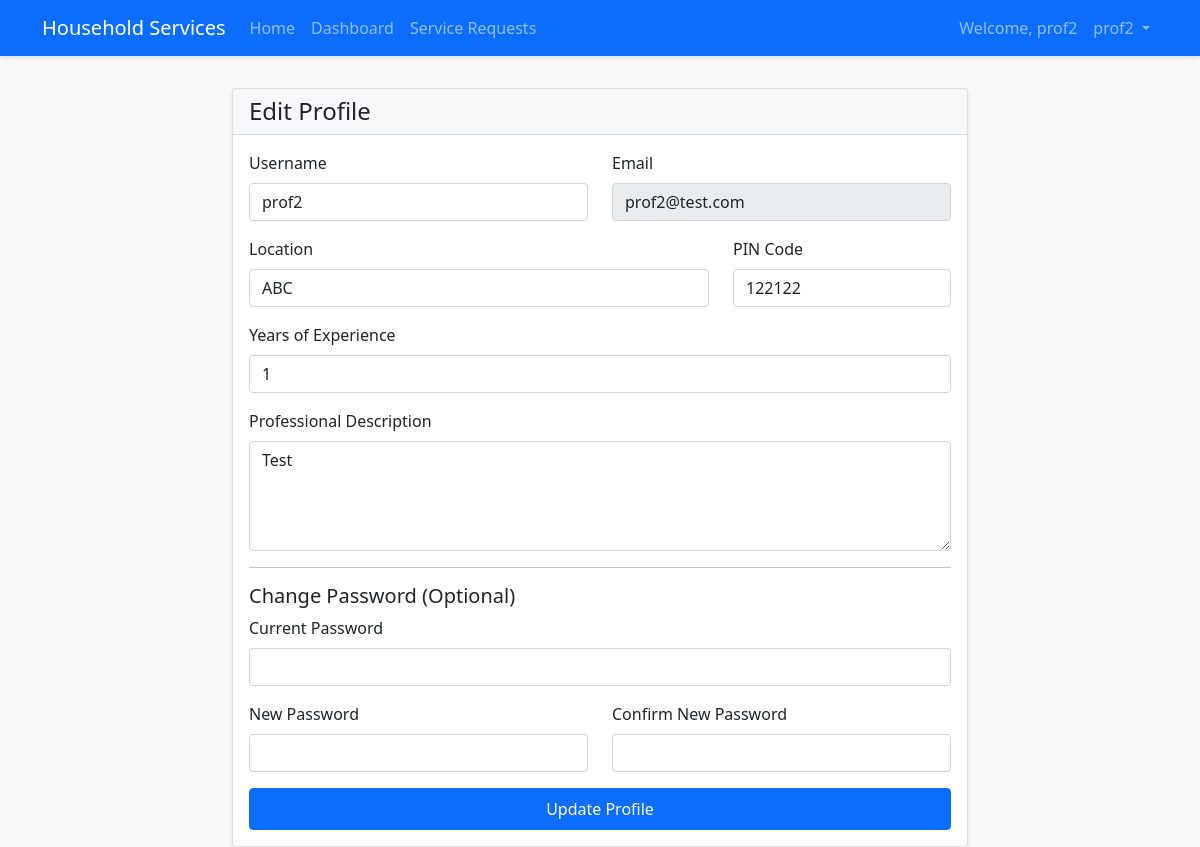
Screenshot of /profile/edit (signed in) with the database file from the repository.
### app/models/user.py (models this page shows, shortened)
class User(UserMixin, db.Model):
    __tablename__ = 'users'
    id = db.Column(db.Integer, primary_key=True)
    email = db.Column(db.String(120), unique=True, nullable=False)
    username = db.Column(db.String(80), unique=True, nullable=False)
    password_hash = db.Column(db.String(128))
    role = db.Column(db.String(20), nullable=False)
    date_created = db.Column(db.DateTime, default=datetime.utcnow)
    is_active = db.Column(db.Boolean, default=True)
    is_blocked = db.Column(db.Boolean, default=False)
    block_reason = db.Column(db.Text)
    blocked_at = db.Column(db.DateTime)
    warning_count = db.Column(db.Integer, default=0)
    last_warning_at = db.Column(db.DateTime)
    description = db.Column(db.Text)
    service_type_id = db.Column(db.Integer, db.ForeignKey('services.id'))
    experience = db.Column(db.Integer)
    location = db.Column(db.String(100))
    pin_code = db.Column(db.String(10))
    service_requests_customer = db.relationship('ServiceRequest',
                                              backref='customer',
                                              foreign_keys='ServiceRequest.customer_id')
    service_requests_professional = db.relationship('ServiceRequest',
                                                  backref='professional',
                                                  foreign_keys='ServiceRequest.professional_id')
    reviews_given = db.relationship('Review',
                                  foreign_keys='Review.customer_id',
                                  backref='customer')
    reviews_received = db.relationship('Review',
                                     foreign_keys='Review.professional_id',
                                     backref='professional')

### app/views/profile.py (the view, shortened to what this page needs)
@bp.route('/edit', methods=['GET', 'POST'])
@login_required
def edit_profile():
    return render_template('profile/edit.html')

### app/models/user.py (called while the page is built)
@login_manager.user_loader
def load_user(id):
    return User.query.get(int(id))

### app/templates/profile/edit.html (shortened to what this page needs)
{% extends "base.html" %}
{% block content %}
<div class="row justify-content-center">
    <div class="col-md-8">
        <div class="card">
            <div class="card-header">
                <h4 class="mb-0">Edit Profile</h4>
            </div>
            <div class="card-body">
                <form method="POST">
                    <div class="row mb-3">
                        <div class="col-md-6">
                            <label for="username" class="form-label">Username</label>
                            <input type="text" class="form-control" id="username" name="username"
                                   value="{{ current_user.username }}" required>
                        </div>
                        <div class="col-md-6">
                            <label for="email" class="form-label">Email</label>
                            <input type="email" class="form-control" value="{{ current_user.email }}"
                                   disabled readonly>
                        </div>
                    </div>
                    <div class="row mb-3">
                        <div class="col-md-8">
                            <label for="location" class="form-label">Location</label>
                            <input type="text" class="form-control" id="location" name="location"
                                   value="{{ current_user.location }}" required>
                        </div>
                        <div class="col-md-4">
                            <label for="pin_code" class="form-label">PIN Code</label>
                            <input type="text" class="form-control" id="pin_code" name="pin_code"
                                   value="{{ current_user.pin_code }}" required>
                        </div>
                    </div>
                    {% if current_user.role == 'professional' %}
                    <div class="mb-3">
                        <label for="experience" class="form-label">Years of Experience</label>
                        <input type="number" class="form-control" id="experience" name="experience"
                               value="{{ current_user.experience }}" required>
                    </div>
                    <div class="mb-3">
                        <label for="description" class="form-label">Professional Description</label>
                        <textarea class="form-control" id="description" name="description"
                                 rows="4" required>{{ current_user.description }}</textarea>
                    </div>
                    {% endif %}
                    <hr>
                    <h5>Change Password (Optional)</h5>
                    <div class="mb-3">
                        <label for="current_password" class="form-label">Current Password</label>
                        <input type="password" class="form-control" id="current_password"
                               name="current_password">
                    </div>
                    <div class="row mb-3">
                        <div class="col-md-6">
                            <label for="new_password" class="form-label">New Password</label>
                            <input type="password" class="form-control" id="new_password"
                                   name="new_password">
                        </div>
                        <div class="col-md-6">
                            <label for="confirm_password" class="form-label">Confirm New Password</label>
                            <input type="password" class="form-control" id="confirm_password"
                                   name="confirm_password">
                        </div>
                    </div>
                    <div class="d-grid gap-2">
                        <button type="submit" class="btn btn-primary">Update Profile</button>
                    </div>
                </form>
            </div>
        </div>
    </div>
</div>
{% endblock %}

### app/templates/base.html (shortened to what this page needs)
<!DOCTYPE html>
<html lang="en">
<head>
    <link href="https://cdn.jsdelivr.net/npm/bootstrap@5.1.3/dist/css/bootstrap.min.css" rel="stylesheet">
    <link rel="stylesheet" href="{{ url_for('static', filename='css/style.css') }}">
</head>
<body>
    <nav class="navbar navbar-expand-lg navbar-dark bg-primary">
        <div class="container">
            <a class="navbar-brand" href="{{ url_for('main.index') }}">Household Services</a>
            <div class="collapse navbar-collapse" id="navbarNav">
                <ul class="navbar-nav me-auto">
                    <li class="nav-item">
                        <a class="nav-link" href="{{ url_for('main.index') }}">Home</a>
                    </li>
                    {% if current_user.is_authenticated %}
                        {% if current_user.role == 'admin' %}
                            <li class="nav-item">
                                <a class="nav-link" href="{{ url_for('admin.dashboard') }}">Dashboard</a>
                            </li>
                            <li class="nav-item">
                                <a class="nav-link" href="{{ url_for('admin.manage_services') }}">Services</a>
                            </li>
                            <li class="nav-item">
                                <a class="nav-link" href="{{ url_for('admin.manage_users') }}">Users</a>
                            </li>
                        {% elif current_user.role == 'professional' %}
                            <li class="nav-item">
                                <a class="nav-link" href="{{ url_for('professional.dashboard') }}">Dashboard</a>
                            </li>
                            <li class="nav-item">
                                <a class="nav-link" href="{{ url_for('professional.manage_requests') }}">Service Requests</a>
                            </li>
                        {% endif %}
                    {% endif %}
                </ul>
                <ul class="navbar-nav">
                    {% if current_user.is_authenticated %}
                        <li class="nav-item">
                            <span class="nav-link">Welcome, {{ current_user.username }}</span>
                        </li>
                        <li class="nav-item dropdown">
                            <a class="nav-link dropdown-toggle" href="#" id="userDropdown" role="button"
                               data-bs-toggle="dropdown" aria-expanded="false">
                                {{ current_user.username }}
                            </a>
                        </li>
                    {% endif %}
                </ul>
            </div>
        </div>
    </nav>
    <div class="container mt-4">
        {% block content %}{% endblock %}
    </div>
</body>
</html>

### app/static/css/style.css (style rules this page uses)
body { background-color: #f8f9fa; min-height: 100vh; }
.navbar { margin-bottom: 2rem; box-shadow: 0 2px 4px rgba(0,0,0,0.1); }
.card { box-shadow: 0 2px 4px rgba(0,0,0,0.1); }
.card-header { background-color: #f8f9fa; border-bottom: 1px solid rgba(0,0,0,0.125); }
.btn-primary { padding: 0.5rem 2rem; }

### rows the page displays
User: username "prof2", email "prof2@test.com", location "ABC", pin_code "122122", experience "1", description "Test"
